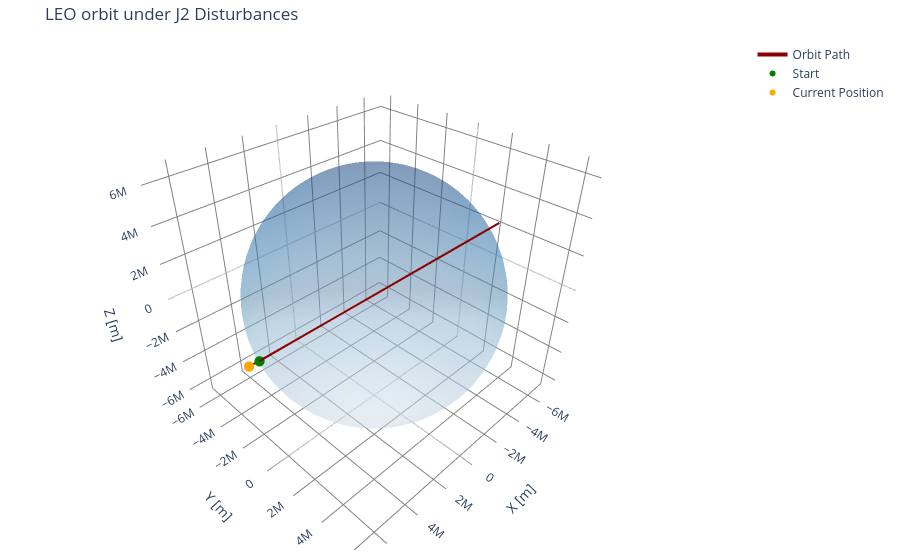

Write notebook code for a chart like this one.
### Markdown cell above
## 3. Visualization

Using the `opengnc.visualization` module, we can display our 3D orbit around a spherical Earth model.

### Code cell
# Render the orbit in 3D
fig = plot_orbit_3d(states, title="LEO orbit under J2 Disturbances")
fig.show()

### Figure 1 — Plotly figure (JSON) as saved in the notebook; plotly's stock layout.template omitted (floating-point values rounded to 4 significant figures; data arrays with more than 128 entries replaced by an {"elided": "..."} marker saying what was removed)
{"data": [{"colorscale": [[0, "rgb(247,251,255)"], [0.125, "rgb(222,235,247)"], [0.25, "rgb(198,219,239)"], [0.375, "rgb(158,202,225)"], [0.5, "rgb(107,174,214)"], [0.625, "rgb(66,146,198)"], [0.75, "rgb(33,113,181)"], [0.875, "rgb(8,81,156)"], [1, "rgb(8,48,107)"]], "hoverinfo": "skip", "name": "Earth", "opacity": 0.3, "showscale": false, "type": "surface", "x": {"elided": "60x60 float values"}, "y": {"elided": "60x60 float values"}, "z": {"elided": "60x60 float values"}}, {"line": {"color": "darkred", "width": 4}, "mode": "lines", "name": "Orbit Path", "type": "scatter3d", "x": {"elided": "540 float values"}, "y": {"elided": "540 float values"}, "z": {"elided": "540 float values"}}, {"marker": {"color": "green", "size": 6, "symbol": "circle"}, "mode": "markers", "name": "Start", "type": "scatter3d", "x": [6878137], "y": [0], "z": [0]}, {"marker": {"color": "orange", "size": 6, "symbol": "circle"}, "mode": "markers", "name": "Current Position", "type": "scatter3d", "x": [6560000.0], "y": [-1481000.0], "z": [-1441000.0]}], "layout": {"margin": {"b": 10, "l": 10, "r": 10, "t": 40}, "scene": {"aspectmode": "data", "xaxis": {"gridcolor": "gray", "showbackground": false, "title": {"text": "X [m]"}}, "yaxis": {"gridcolor": "gray", "showbackground": false, "title": {"text": "Y [m]"}}, "zaxis": {"gridcolor": "gray", "showbackground": false, "title": {"text": "Z [m]"}}}, "title": {"text": "LEO orbit under J2 Disturbances"}}}
